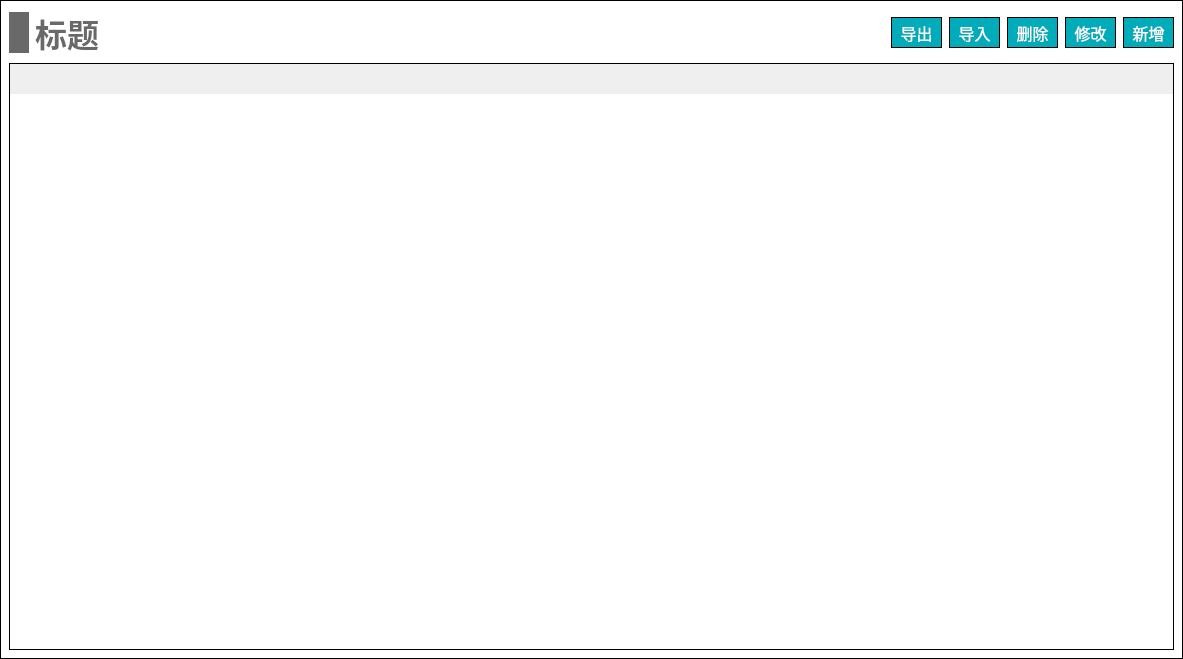
<?xml version="1.0" encoding="UTF-8"?>
<ui version="4.0">
 <class>Widget_base_inputTable</class>
 <widget class="QWidget" name="Widget_base_inputTable">
  <property name="geometry">
   <rect>
    <x>0</x>
    <y>0</y>
    <width>1183</width>
    <height>658</height>
   </rect>
  </property>
  <property name="windowTitle">
   <string>Form</string>
  </property>
  <property name="styleSheet">
   <string notr="true">#Widget_base_inputTable
{
border: 1px solid #000000;
background-color: white;
}

#Dialog_other_send_terminal
{
background-color:white;
}

QLineEdit 
{
font-family: '黑体';
font-size: 13px;
}

QComboBox
{
font-family: '黑体';
font-size: 14px;
}</string>
  </property>
  <layout class="QVBoxLayout" name="verticalLayout">
   <property name="spacing">
    <number>0</number>
   </property>
   <property name="leftMargin">
    <number>0</number>
   </property>
   <property name="topMargin">
    <number>0</number>
   </property>
   <property name="rightMargin">
    <number>0</number>
   </property>
   <property name="bottomMargin">
    <number>0</number>
   </property>
   <item>
    <widget class="QWidget" name="widget" native="true">
     <property name="styleSheet">
      <string notr="true">#widget
{
border: 1px solid #000000;
background-color: white;
}</string>
     </property>
     <layout class="QVBoxLayout" name="verticalLayout_2">
      <item>
       <layout class="QHBoxLayout" name="horizontalLayout_3">
        <item>
         <layout class="QHBoxLayout" name="horizontalLayout">
          <item>
           <widget class="QLabel" name="label_12">
            <property name="minimumSize">
             <size>
              <width>20</width>
              <height>41</height>
             </size>
            </property>
            <property name="maximumSize">
             <size>
              <width>20</width>
              <height>41</height>
             </size>
            </property>
            <property name="styleSheet">
             <string notr="true">QLabel { 
border: none; 
background-color : rgb(105, 105, 105);
}</string>
            </property>
            <property name="text">
             <string/>
            </property>
           </widget>
          </item>
          <item>
           <widget class="QLabel" name="label_title">
            <property name="font">
             <font>
              <family>Microsoft YaHei</family>
              <pointsize>24</pointsize>
              <bold>true</bold>
             </font>
            </property>
            <property name="styleSheet">
             <string notr="true">QLabel { 
border: none; 
color : rgb(105, 105, 105);
}</string>
            </property>
            <property name="text">
             <string>标题</string>
            </property>
            <property name="alignment">
             <set>Qt::AlignBottom|Qt::AlignHCenter</set>
            </property>
           </widget>
          </item>
         </layout>
        </item>
        <item>
         <spacer name="horizontalSpacer">
          <property name="orientation">
           <enum>Qt::Horizontal</enum>
          </property>
          <property name="sizeHint" stdset="0">
           <size>
            <width>758</width>
            <height>20</height>
           </size>
          </property>
         </spacer>
        </item>
        <item>
         <layout class="QHBoxLayout" name="horizontalLayout_2">
          <property name="spacing">
           <number>7</number>
          </property>
          <item>
           <widget class="QPushButton" name="pushButton_output">
            <property name="minimumSize">
             <size>
              <width>51</width>
              <height>31</height>
             </size>
            </property>
            <property name="maximumSize">
             <size>
              <width>51</width>
              <height>31</height>
             </size>
            </property>
            <property name="font">
             <font>
              <family>黑体</family>
              <pointsize>12</pointsize>
             </font>
            </property>
            <property name="styleSheet">
             <string notr="true">QPushButton
{
	color:#ffffff; /*文字颜色*/
    background-color: #00ACB9;/*背景色*/
    border-radius:0px; /*边框倒角*/
	border: 1px solid #000000;
}


QPushButton:hover 
{
background-color: rgb(0,142,153);
color: white;
}</string>
            </property>
            <property name="text">
             <string>导出</string>
            </property>
           </widget>
          </item>
          <item>
           <widget class="QPushButton" name="pushButton_input">
            <property name="minimumSize">
             <size>
              <width>51</width>
              <height>31</height>
             </size>
            </property>
            <property name="maximumSize">
             <size>
              <width>51</width>
              <height>31</height>
             </size>
            </property>
            <property name="font">
             <font>
              <family>黑体</family>
              <pointsize>12</pointsize>
             </font>
            </property>
            <property name="styleSheet">
             <string notr="true">QPushButton
{
	color:#ffffff; /*文字颜色*/
    background-color: #00ACB9;/*背景色*/
    border-radius:0px; /*边框倒角*/
	border: 1px solid #000000;
}


QPushButton:hover 
{
background-color: rgb(0,142,153);
color: white;
}</string>
            </property>
            <property name="text">
             <string>导入</string>
            </property>
           </widget>
          </item>
          <item>
           <widget class="QPushButton" name="pushButton_del">
            <property name="minimumSize">
             <size>
              <width>51</width>
              <height>31</height>
             </size>
            </property>
            <property name="maximumSize">
             <size>
              <width>51</width>
              <height>31</height>
             </size>
            </property>
            <property name="font">
             <font>
              <family>黑体</family>
              <pointsize>12</pointsize>
             </font>
            </property>
            <property name="styleSheet">
             <string notr="true">QPushButton
{
	color:#ffffff; /*文字颜色*/
    background-color: #00ACB9;/*背景色*/
    border-radius:0px; /*边框倒角*/
	border: 1px solid #000000;
}


QPushButton:hover 
{
background-color: rgb(0,142,153);
color: white;
}</string>
            </property>
            <property name="text">
             <string>删除</string>
            </property>
           </widget>
          </item>
          <item>
           <widget class="QPushButton" name="pushButton_revise">
            <property name="minimumSize">
             <size>
              <width>51</width>
              <height>31</height>
             </size>
            </property>
            <property name="maximumSize">
             <size>
              <width>51</width>
              <height>31</height>
             </size>
            </property>
            <property name="font">
             <font>
              <family>黑体</family>
              <pointsize>12</pointsize>
             </font>
            </property>
            <property name="styleSheet">
             <string notr="true">QPushButton
{
	color:#ffffff; /*文字颜色*/
    background-color: #00ACB9;/*背景色*/
    border-radius:0px; /*边框倒角*/
	border: 1px solid #000000;
}


QPushButton:hover 
{
background-color: rgb(0,142,153);
color: white;
}</string>
            </property>
            <property name="text">
             <string>修改</string>
            </property>
           </widget>
          </item>
          <item>
           <widget class="QPushButton" name="pushButton_add">
            <property name="minimumSize">
             <size>
              <width>51</width>
              <height>31</height>
             </size>
            </property>
            <property name="maximumSize">
             <size>
              <width>51</width>
              <height>31</height>
             </size>
            </property>
            <property name="font">
             <font>
              <family>黑体</family>
              <pointsize>12</pointsize>
             </font>
            </property>
            <property name="styleSheet">
             <string notr="true">QPushButton
{
	color:#ffffff; /*文字颜色*/
    background-color: #00ACB9;/*背景色*/
    border-radius:0px; /*边框倒角*/
	border: 1px solid #000000;
}


QPushButton:hover 
{
background-color: rgb(0,142,153);
color: white;
}</string>
            </property>
            <property name="text">
             <string>新增</string>
            </property>
           </widget>
          </item>
         </layout>
        </item>
       </layout>
      </item>
      <item>
       <widget class="QTableWidget" name="tableWidget">
        <property name="minimumSize">
         <size>
          <width>1161</width>
          <height>587</height>
         </size>
        </property>
        <property name="font">
         <font>
          <family>黑体</family>
          <pointsize>-1</pointsize>
         </font>
        </property>
        <property name="focusPolicy">
         <enum>Qt::NoFocus</enum>
        </property>
        <property name="layoutDirection">
         <enum>Qt::LeftToRight</enum>
        </property>
        <property name="styleSheet">
         <string notr="true">/*设置标题(包括垂直+水平的)*/
QHeaderView
{							
	
	font-size: 15px;				/*字大小*/
	font-family: '黑体';
	/*border: 1px solid #B4B4B4;*/
	border:none;
    /*border-bottom: 2px solid #999999; */		/*下边框颜色*/
    /*background: #9DC6E6;*/				/*背景浅蓝色*/ 
	min-height:30px;
	text-align: center;	       
}


/*设置标题(水平的)*/
QHeaderView::section:horizontal { 					
        border: 1px solid #AFAFAF; 			/*间隔颜色*/
	    border-bottom: 2px solid #999999; 							
        color: black;
        background: #9DC6E6;
}

/*设置鼠标停留状态*/
QHeaderView::section:horizontal:hover 
{			
        color: black;							/*字体白色*/
        background: #82AFC9;				/*背景深蓝色*/
}

/*设置鼠标按下状态*/
QHeaderView::section:horizontal:pressed 
{			
        color: black;
        background: #82AFC9;
		border-bottom: 3px solid #037BFC;				
}


QTableWidget 
{
		font-size: 14px;				/*10榜*/
		font-family: '黑体';				
		color : black;				
        border: 1px solid #000000;		
        background: white;
        gridline-color: #E0E0E0;	
        text-align: center;	
        outline:0px;			/*禁止焦点*/
}

/*设置选中的视图项*/
QTableWidget::item:selected
{				    
		border: 2px solid #0398FC;	
        color : black;				
}</string>
        </property>
        <property name="frameShape">
         <enum>QFrame::StyledPanel</enum>
        </property>
       </widget>
      </item>
     </layout>
    </widget>
   </item>
  </layout>
 </widget>
 <resources/>
 <connections/>
</ui>
